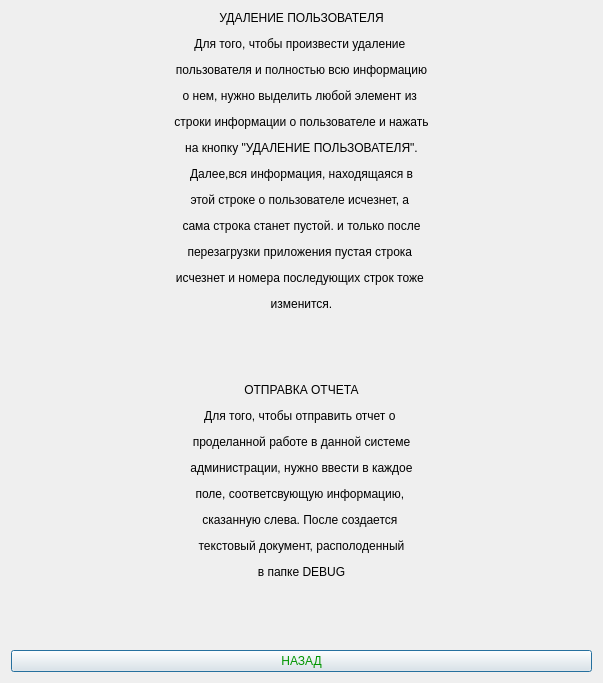
<?xml version="1.0" encoding="UTF-8"?>
<ui version="4.0">
 <class>sprpolzovat2</class>
 <widget class="QDialog" name="sprpolzovat2">
  <property name="geometry">
   <rect>
    <x>0</x>
    <y>0</y>
    <width>603</width>
    <height>683</height>
   </rect>
  </property>
  <property name="windowTitle">
   <string>Dialog</string>
  </property>
  <layout class="QVBoxLayout" name="verticalLayout">
   <item>
    <widget class="QLabel" name="label">
     <property name="sizePolicy">
      <sizepolicy hsizetype="Minimum" vsizetype="Maximum">
       <horstretch>0</horstretch>
       <verstretch>0</verstretch>
      </sizepolicy>
     </property>
     <property name="styleSheet">
      <string notr="true">font: 75 10pt &quot;MS Sans Serif&quot;;</string>
     </property>
     <property name="text">
      <string>&lt;html&gt;&lt;head/&gt;&lt;body&gt;&lt;p align=&quot;center&quot;&gt;УДАЛЕНИЕ ПОЛЬЗОВАТЕЛЯ&lt;/p&gt;&lt;p align=&quot;center&quot;&gt;Для того, чтобы произвести удаление &lt;/p&gt;&lt;p align=&quot;center&quot;&gt;пользователя и полностью всю информацию&lt;/p&gt;&lt;p align=&quot;center&quot;&gt;о нем, нужно выделить любой элемент из &lt;/p&gt;&lt;p align=&quot;center&quot;&gt;строки информации о пользователе и нажать&lt;/p&gt;&lt;p align=&quot;center&quot;&gt;на кнопку &amp;quot;УДАЛЕНИЕ ПОЛЬЗОВАТЕЛЯ&amp;quot;.&lt;/p&gt;&lt;p align=&quot;center&quot;&gt;Далее,вся информация, находящаяся в&lt;/p&gt;&lt;p align=&quot;center&quot;&gt;этой строке о пользователе исчезнет, а &lt;/p&gt;&lt;p align=&quot;center&quot;&gt;сама строка станет пустой. и только после&lt;/p&gt;&lt;p align=&quot;center&quot;&gt;перезагрузки приложения пустая строка &lt;/p&gt;&lt;p align=&quot;center&quot;&gt;исчезнет и номера последующих строк тоже &lt;/p&gt;&lt;p align=&quot;center&quot;&gt;изменится.&lt;/p&gt;&lt;/body&gt;&lt;/html&gt;</string>
     </property>
    </widget>
   </item>
   <item>
    <spacer name="verticalSpacer">
     <property name="orientation">
      <enum>Qt::Vertical</enum>
     </property>
     <property name="sizeHint" stdset="0">
      <size>
       <width>20</width>
       <height>20</height>
      </size>
     </property>
    </spacer>
   </item>
   <item>
    <widget class="QLabel" name="label_2">
     <property name="sizePolicy">
      <sizepolicy hsizetype="Minimum" vsizetype="Maximum">
       <horstretch>0</horstretch>
       <verstretch>0</verstretch>
      </sizepolicy>
     </property>
     <property name="styleSheet">
      <string notr="true">font: 75 10pt &quot;MS Sans Serif&quot;;</string>
     </property>
     <property name="text">
      <string>&lt;html&gt;&lt;head/&gt;&lt;body&gt;&lt;p align=&quot;center&quot;&gt;ОТПРАВКА ОТЧЕТА&lt;/p&gt;&lt;p align=&quot;center&quot;&gt;Для того, чтобы отправить отчет о &lt;/p&gt;&lt;p align=&quot;center&quot;&gt;проделанной работе в данной системе&lt;/p&gt;&lt;p align=&quot;center&quot;&gt; администрации, нужно ввести в каждое&lt;/p&gt;&lt;p align=&quot;center&quot;&gt; поле, соответсвующую информацию, &lt;/p&gt;&lt;p align=&quot;center&quot;&gt;сказанную слева. После создается &lt;/p&gt;&lt;p align=&quot;center&quot;&gt;текстовый документ, располоденный&lt;/p&gt;&lt;p align=&quot;center&quot;&gt; в папке DEBUG&lt;/p&gt;&lt;/body&gt;&lt;/html&gt;</string>
     </property>
    </widget>
   </item>
   <item>
    <spacer name="verticalSpacer_2">
     <property name="orientation">
      <enum>Qt::Vertical</enum>
     </property>
     <property name="sizeHint" stdset="0">
      <size>
       <width>20</width>
       <height>20</height>
      </size>
     </property>
    </spacer>
   </item>
   <item>
    <widget class="QPushButton" name="pushButton">
     <property name="styleSheet">
      <string notr="true">color: rgb(0, 149, 0);</string>
     </property>
     <property name="text">
      <string>НАЗАД</string>
     </property>
    </widget>
   </item>
  </layout>
 </widget>
 <resources/>
 <connections>
  <connection>
   <sender>pushButton</sender>
   <signal>clicked()</signal>
   <receiver>sprpolzovat2</receiver>
   <slot>close()</slot>
   <hints>
    <hint type="sourcelabel">
     <x>192</x>
     <y>654</y>
    </hint>
    <hint type="destinationlabel">
     <x>458</x>
     <y>641</y>
    </hint>
   </hints>
  </connection>
 </connections>
</ui>
